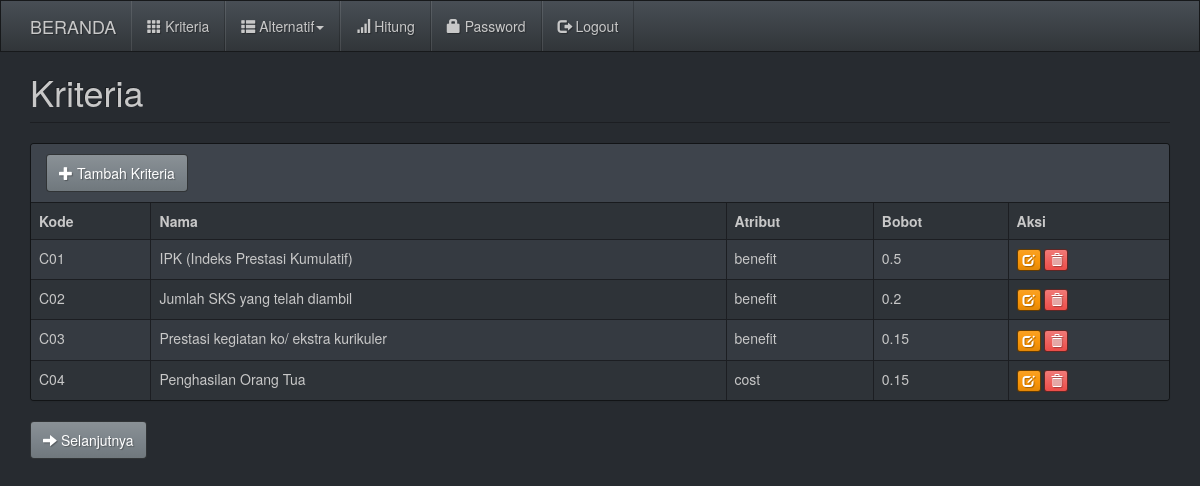
Screenshot of /index.php?m=kriteria (signed in) with the database file from the repository.
### tables this page shows
CREATE TABLE `tb_kriteria` (
  `kode_kriteria` varchar(35) NOT NULL,
  `nama_kriteria` varchar(55) DEFAULT NULL,
  `atribut` varchar(16) DEFAULT NULL,
  `bobot` double DEFAULT NULL,
  PRIMARY KEY (`kode_kriteria`)
);

### functions.php (called while the page is built, shortened)
<?php
include ABSPATH . 'config.php';
include ABSPATH . 'includes/db.php';
$db = new DB($config['server'], $config['username'], $config['password'], $config['database_name']);
$mod = $_GET['m'];

### config.php (called while the page is built)
<?php
$config["server"] = 'localhost';
$config["username"] = 'root';
$config["password"] = '';
$config["database_name"] = 'vikor_om';

### includes/db.php (called while the page is built, shortened)
<?php
class DB{
    var $conn = null;
    public function __construct($host, $username, $passwd, $dbname){
        $this->conn = mysqli_connect($host, $username, $passwd, $dbname);
    }
    public function query($sql){
        $query = mysqli_query($this->conn, $sql) or die('<pre>Error mysqli_query: ' . mysqli_error($this->conn) . '<br />' . $sql . '</pre>');
        return $query;
    }
    public function get_results($sql){
        $query = $this->query($sql);
        $arr = array();
        while($row = mysqli_fetch_object($query)){
            $arr[] = $row;
        }
        return $arr;
    }
}

### kriteria.php (the view, shortened to what this page needs)
<div class="page-header">
    <h1>Kriteria</h1>
</div>
<div class="panel panel-default">
    <div class="panel-heading">
        <form class="form-inline">
                        <div class="form-group">
                <a class="btn btn-primary" href="?m=kriteria_tambah"><span class="glyphicon glyphicon-plus"></span> Tambah Kriteria</a>
            </div>
        </form>
    </div>
    <div class="table-responsive">
        <table class="table table-bordered table-hover table-striped">
        <thead>
            <tr class="nw">
                <th>Kode</th>
                <th>Nama</th>
                <th>Atribut</th>
                <th>Bobot</th>
                <th>Aksi</th>
            </tr>
        </thead>
        <?php
         $q = $_GET['q'];
        $rows = $db->get_results("SELECT * FROM tb_kriteria
        WHERE kode_kriteria LIKE '%$q%' OR nama_kriteria LIKE '%$q%'
        ORDER BY kode_kriteria");
        foreach($rows as $row):?>
        <tr>
            <td><?=$row->kode_kriteria?></td>
            <td><?=$row->nama_kriteria?></td>
            <td><?=$row->atribut?></td>
            <td><?=$row->bobot?></td>
            <td class="nw">
                <a class="btn btn-xs btn-warning" href="?m=kriteria_ubah&amp;ID=<?=$row->kode_kriteria?>"><span class="glyphicon glyphicon-edit"></span></a>
                <a class="btn btn-xs btn-danger" href="aksi.php?act=kriteria_hapus&amp;ID=<?=$row->kode_kriteria?>" onclick="return confirm('Hapus data?')"><span class="glyphicon glyphicon-trash"></span></a>
            </td>
        </tr>
        <?php endforeach;
        ?>
        </table>
    </div>
</div>
<a href="?m=alternatif"><button class="btn btn-primary"><span class="glyphicon glyphicon-arrow-right"></span> Selanjutnya</button>

### index.php (shortened to what this page needs)
<?php
include'functions.php';
?>
<!DOCTYPE html>
<html lang="en">
<head>
  <link href="assets/css/slate-bootstrap.min.css" rel="stylesheet"/>
  <link href="assets/css/general.css" rel="stylesheet"/>
</head>
<body>
<nav class="navbar navbar-default navbar-static-top">
    <div class="container">
        <div class="navbar-header">
            <a class="navbar-brand" href="?">BERANDA</a>
        </div>
        <div id="navbar" class="navbar-collapse collapse">
            <ul class="nav navbar-nav">
                <li><a href="?m=kriteria"><span class="glyphicon glyphicon-th"></span> Kriteria</a></li>
                <li>
                    <a href="#" class="dropdown" data-toggle="dropdown"><span class="glyphicon glyphicon-th-list"></span> Alternatif<b class="caret"></b></a>
                </li>
                <li><a href="?m=hitung"><span class="glyphicon glyphicon-signal"></span> Hitung</a></li>
                <li><a href="?m=password"><span class="glyphicon glyphicon-lock"></span> Password</a></li>
                <li><a href="aksi.php?act=logout"><span class="glyphicon glyphicon-log-out"></span> Logout</a></li>
            </ul>
        </div>
    </div>
</nav>
<div class="container">
    <?php
    if(file_exists($mod.'.php'))
    include $mod.'.php';
    else
    include 'home.php';
    ?>
</div>
</body>
</html>

### assets/css/general.css (style rules this page uses)
html { position: relative; min-height: 100%; }
body { margin-bottom: 70px; }
.nw { white-space: nowrap; }
.page-header { margin-top: 0; padding-bottom: 0; }
.page-header h1 { margin-top: 0; }

### rows the page displays
tb_kriteria: kode_kriteria "C01", nama_kriteria "IPK (Indeks Prestasi Kumulatif)", atribut "benefit", bobot "0.5"
tb_kriteria: kode_kriteria "C02", nama_kriteria "Jumlah SKS yang telah diambil", atribut "benefit", bobot "0.2"
tb_kriteria: kode_kriteria "C03", nama_kriteria "Prestasi kegiatan ko/ ekstra kurikuler", atribut "benefit", bobot "0.15"
tb_kriteria: kode_kriteria "C04", nama_kriteria "Penghasilan Orang Tua", atribut "cost", bobot "0.15"
